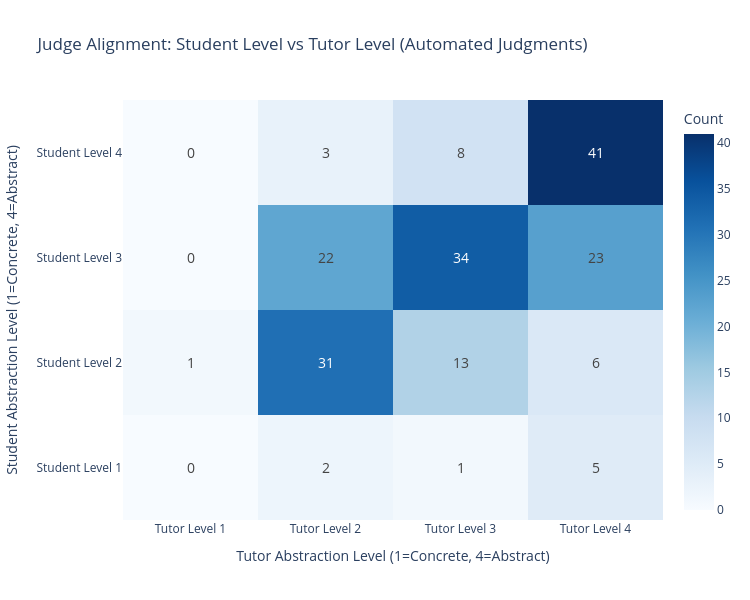

The notebook cell saved with this chart:
### Code cell
# Create cross-tabulation (confusion matrix) of student_level vs tutor_level from automated judgments
print(f"Creating confusion matrix from {len(df_memory)} automated transitions\n")

# Create cross-tabulation
confusion_matrix = pd.crosstab(df_memory['student_level'], df_memory['tutor_level'])
print("Student Level vs Tutor Level Cross-Tabulation (Automated Judgments):")
print(confusion_matrix)
print(f"\nShape: {confusion_matrix.shape}")

# Create heatmap
fig = go.Figure(data=go.Heatmap(
    z=confusion_matrix.values,
    x=[f"Tutor Level {i}" for i in confusion_matrix.columns],
    y=[f"Student Level {i}" for i in confusion_matrix.index],
    text=confusion_matrix.values,
    texttemplate='%{text}',
    textfont={"size": 14},
    colorscale='Blues',
    colorbar=dict(title="Count"),
    hovertemplate='<b>%{y}</b><br><b>%{x}</b><br>Count: %{z}<extra></extra>'
))

fig.update_layout(
    title="Judge Alignment: Student Level vs Tutor Level (Automated Judgments)",
    xaxis_title="Tutor Abstraction Level (1=Concrete, 4=Abstract)",
    yaxis_title="Student Abstraction Level (1=Concrete, 4=Abstract)",
    height=600,
    width=750,
    font=dict(size=12),
)

fig.show()

# Print statistics
print("\n" + "="*60)
print("JUDGE ALIGNMENT ANALYSIS")
print("="*60)
print(f"\nMatching levels (where student_level == tutor_level):")
matching = sum(df_memory['student_level'] == df_memory['tutor_level'])
pct = (matching / len(df_memory)) * 100
print(f"  Count: {matching} ({pct:.1f}%)")

print(f"\nStudent ahead of tutor (student_level > tutor_level):")
ahead = sum(df_memory['student_level'] > df_memory['tutor_level'])
pct = (ahead / len(df_memory)) * 100
print(f"  Count: {ahead} ({pct:.1f}%)")

print(f"\nTutor ahead of student (tutor_level > student_level):")
tutor_ahead = sum(df_memory['tutor_level'] > df_memory['student_level'])
pct = (tutor_ahead / len(df_memory)) * 100
print(f"  Count: {tutor_ahead} ({pct:.1f}%)")

print(f"\nLevel difference (abs):")
level_diff = abs(df_memory['student_level'] - df_memory['tutor_level'])
print(f"  Mean: {level_diff.mean():.2f}")
print(f"  Median: {level_diff.median():.2f}")
print(f"  Max: {level_diff.max():.0f}")

### Figure 1 — Plotly figure (JSON) as saved in the notebook; plotly's stock layout.template omitted (floating-point values rounded to 4 significant figures)
{"data": [{"colorbar": {"title": {"text": "Count"}}, "colorscale": [[0, "rgb(247,251,255)"], [0.125, "rgb(222,235,247)"], [0.25, "rgb(198,219,239)"], [0.375, "rgb(158,202,225)"], [0.5, "rgb(107,174,214)"], [0.625, "rgb(66,146,198)"], [0.75, "rgb(33,113,181)"], [0.875, "rgb(8,81,156)"], [1, "rgb(8,48,107)"]], "hovertemplate": "<b>%{y}</b><br><b>%{x}</b><br>Count: %{z}<extra></extra>", "text": [[0, 2, 1, 5], [1, 31, 13, 6], [0, 22, 34, 23], [0, 3, 8, 41]], "textfont": {"size": 14}, "texttemplate": "%{text}", "type": "heatmap", "x": ["Tutor Level 1", "Tutor Level 2", "Tutor Level 3", "Tutor Level 4"], "y": ["Student Level 1", "Student Level 2", "Student Level 3", "Student Level 4"], "z": [[0, 2, 1, 5], [1, 31, 13, 6], [0, 22, 34, 23], [0, 3, 8, 41]]}], "layout": {"font": {"size": 12}, "height": 600, "title": {"text": "Judge Alignment: Student Level vs Tutor Level (Automated Judgments)"}, "width": 750, "xaxis": {"title": {"text": "Tutor Abstraction Level (1=Concrete, 4=Abstract)"}}, "yaxis": {"title": {"text": "Student Abstraction Level (1=Concrete, 4=Abstract)"}}}}
